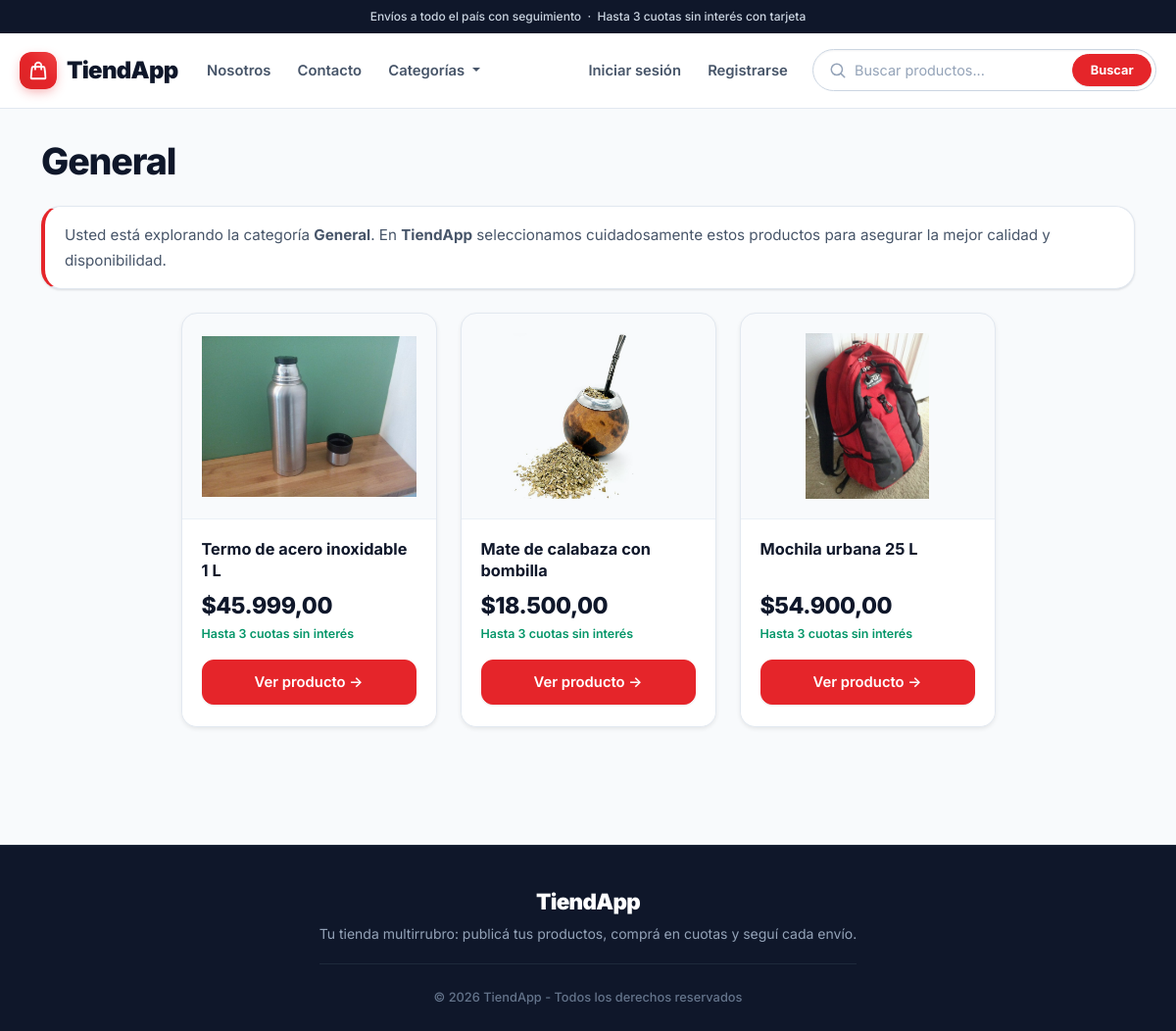
Page /pages/categoria.php?id=1 on the committed database.
### tables this page shows
CREATE TABLE `categorias` (
  `id_categoria` int(11) NOT NULL,
  `categoria` varchar(45) NOT NULL
);

CREATE TABLE `productos` (
  `id_producto` int(11) NOT NULL,
  `nombre` varchar(45) NOT NULL,
  `descripcion` text NOT NULL,
  `precio` decimal(10,2) NOT NULL,
  `stock` int(11) NOT NULL,
  `fecha_publicacion` date NOT NULL,
  `fk_categoria` int(11) NOT NULL,
  `fk_usuario` int(11) NOT NULL,
  `fk_estado_producto` int(11) NOT NULL
);

CREATE TABLE `archivos` (
  `id_archivo` int(11) NOT NULL,
  `nombre` varchar(100) NOT NULL,
  `fk_tipo_archivo` int(11) NOT NULL,
  `fk_producto` int(11) NOT NULL
);

### pages/categoria.php (the view, shortened to what this page needs)
<?php
include_once("../components/header.php");
include_once("../components/config/config.php");
?>
<main>
    <br>
    <div class="container">
        <?php
        if (isset($_GET['id'])) {
            $id = intval($_GET['id']);
            $consulta = "SELECT categoria FROM categorias WHERE id_categoria='$id'";
            $respuesta = mysqli_query($con, $consulta);
            if ($fila = mysqli_fetch_assoc($respuesta)) {
                $nombre_cat = htmlspecialchars($fila['categoria']);
                ?>
                <div class="row">
                    <div class="col-12">
                        <h1 class="montserrat-bold"><?php echo $nombre_cat; ?></h1>
                    </div>
                </div>
                <section>
                    <article class="mb-4">
                        <div class="row align-items-center g-0 p-4" style="background-color: rgba(0, 0, 0, 0.2); border-radius: 8px;">
                            <div class="col-12">
                                <p class="montserrat-regular mb-0">
                                    Usted está explorando la categoría <strong><?php echo $nombre_cat; ?></strong>.
                                    En <strong>TiendApp</strong> seleccionamos cuidadosamente estos productos para asegurar la mejor calidad y disponibilidad.
                                </p>
                            </div>
                        </div>
                    </article>
                    <div class="row justify-content-center">
                        <?php
                        $consulta_prod = "SELECT * FROM productos WHERE fk_categoria = '$id'";
                        $respuesta_prod = mysqli_query($con, $consulta_prod);
                        $consulta_tipos = "SELECT id_tipo_archivo FROM tipos_archivos WHERE tipo IN ('JPG','JPEG','PNG')";
                        $resp_tipos = mysqli_query($con, $consulta_tipos);
                        $tipos_img = [];
                        while ($row = mysqli_fetch_assoc($resp_tipos)) {
                            $tipos_img[] = $row["id_tipo_archivo"];
                        }
                        $tipos_lista = implode(",", $tipos_img);
                        if (mysqli_num_rows($respuesta_prod) > 0) {
                            while ($prod = mysqli_fetch_assoc($respuesta_prod)) {
                                $producto_id = $prod["id_producto"];
                                $consulta_img = "SELECT nombre FROM archivos WHERE fk_producto = $producto_id AND fk_tipo_archivo IN ($tipos_lista) ORDER BY id_archivo ASC LIMIT 1";
                                $resp_img = mysqli_query($con, $consulta_img);
                                $img = mysqli_fetch_assoc($resp_img);
                                $imagen = $img ? $img["nombre"] : "no-image.png";
                                $nombre_html = htmlspecialchars($prod['nombre'], ENT_QUOTES);
                                $precio_txt = number_format($prod['precio'], 2, ',', '.');
                                echo "
                                <article class='col-xl-3 col-lg-4 col-md-6 col-12 d-flex justify-content-center'>
                                    <div class='card mb-4 w-100 shadow-sm'>
                                        <img src='../prod_img/$imagen' class='card-img-top' alt='$nombre_html' style='height: 200px; object-fit: cover;'>
                                        <div class='card-body text-center'>
                                            <h5 class='card-title'>$nombre_html</h5>
                                            <p class='card-text font-weight-bold'>\$$precio_txt</p>
                                            <button type='button' class='btn btn-primary' data-bs-toggle='modal' data-bs-target='#modalProd$producto_id'>
                                                Ver producto
                                            </button>
                                        </div>
                                    </div>
                                </article>";
                                ?>
                                <?php
                            }
                        } else {
                            echo "<div class='col-12'><div class='alert alert-warning'>No existen productos en esta categoría</div></div>";
                        }
                        ?>
                    </div>
                </section>
                <?php
            } else {
                print "<div class='alert alert-warning mt-4'>La categoría que buscás no existe. <a href='inicio.php'>Volver al inicio</a></div>";
            }
        } else {
            print "<div class='alert alert-warning mt-4'>No se indicó ninguna categoría. <a href='inicio.php'>Volver al inicio</a></div>";
        }
        ?>
    </div>
</main>
<?php include_once("../components/footer.php"); ?>

### components/header.php (shortened to what this page needs)
<!DOCTYPE html>
<html lang="es">
<head>
  <link href="https://cdn.jsdelivr.net/npm/bootstrap@5.3.8/dist/css/bootstrap.min.css" rel="stylesheet">
  <link rel="stylesheet" href="/tiendApp/css/styles.css">
</head>
<body id="fondo">
  <header>
    <nav class="navbar navbar-expand-lg fixed-top" style="background-color: rgba(63, 0, 105, 1);">
      <div class="container-fluid">
        <a class="navbar-brand montserrat-bold" href="/tiendApp/pages/inicio.php"><img src="/tiendApp/imgs/logo.png" alt="Logo" width="30" height="30" class="d-inline-block align-text-top"> TiendApp</a>
        <div class="collapse navbar-collapse" id="navbarSupportedContent">
          <ul class="navbar-nav me-auto mb-2 mb-lg-0">
            <li class="nav-item">
              <a class="nav-link montserrat-bold" aria-current="page" href="/tiendApp/pages/nosotros.php">Nosotros</a>
            </li>
            <li class="nav-item">
              <a class="nav-link montserrat-bold" href="/tiendApp/pages/contacto.php">Contacto</a>
            </li>
            <li class="nav-item dropdown">
              <a class="nav-link dropdown-toggle montserrat-bold" href="/tiendApp/pages/inicio.php" role="button" data-bs-toggle="dropdown" aria-expanded="false">
                Categorías
              </a>
            </li>
          </ul>
          <ul class="navbar-nav ms-auto mb-2 mb-lg-0">
            <?php
            if (!isset($_SESSION['nombre'])) {
              print "
            <li class='nav-item'><a class='nav-link montserrat-bold' href='/tiendApp/pages/login.php'>Iniciar sesión</a></li>
            <li class='nav-item'><a class='nav-link montserrat-bold' href='/tiendApp/pages/registro.php'>Registrarse</a></li>
            ";
            }
            ?>
          </ul>
          <form class="d-flex" role="search" method="GET" action="/tiendApp/pages/busqueda.php">
            <input
              class="form-control me-2"
              type="search"
              placeholder="Buscar productos..."
              aria-label="Search"
              name="buscar" />
            <button class="btn montserrat-bold" type="submit">Buscar</button>
          </form>
        </div>
      </div>
    </nav>
  </header>

### components/footer.php (shortened to what this page needs)
<footer class="mt-5 pb-4">
    <div class="container-fluid">
        <div class="row justify-content-center">
            <div class="col-12 text-center">
                <p class="montserrat-bold mb-0">
                    <br>
                    &copy; 2026 TiendApp - Todos los derechos reservados
                </p>
            </div>
        </div>
    </div>
</footer>
</body>
</html>

### rows in the picture
categorias: categoria "General"
productos: archivos.nombre (picture), nombre "Termo de acero inoxidable 1 L", precio "45.999,00"
productos: archivos.nombre (picture), nombre "Mate de calabaza con bombilla", precio "18.500,00"
productos: archivos.nombre (picture), nombre "Mochila urbana 25 L", precio "54.900,00"
